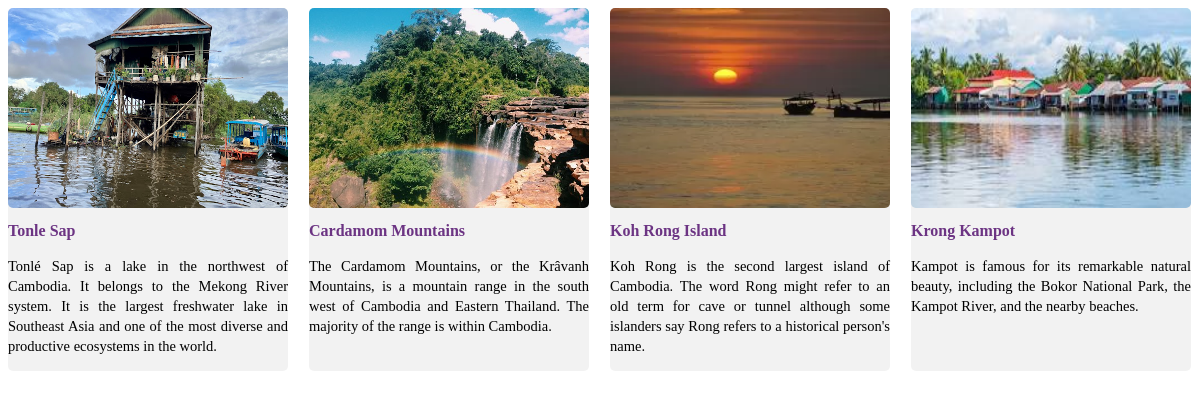
/includeFiles/PlaceToVisit.php, run on the app's committed database.
### tables this page shows
CREATE TABLE `tbldata` (
  `id` int(11) NOT NULL,
  `CateID` int(11) NOT NULL,
  `DateIn` datetime NOT NULL,
  `Description` varchar(1000) NOT NULL,
  `DesURL` varchar(1000) NOT NULL,
  `ImageUrl` varchar(1000) NOT NULL,
  `ProName` varchar(250) NOT NULL
);

### includeFiles/PlaceToVisit.php (the view, shortened to what this page needs)
<!DOCTYPE html>
<html lang="en">
<head>
</head>
<body>
  <?php
  include('dbCon.php');
  $qw = 'SELECT * FROM tbldata where CateID=1  Order By DateIn DESC limit 4';
  $rw = $dbCon->query($qw);
  if ($rw->num_rows > 0) {
    echo '<div class="place-grid">';
    while ($row = $rw->fetch_assoc()) {
      echo '<div class="place">';
      echo '<a href="' . $row["DesURL"] . '" >';
      echo '<img src="' . $row["ImageUrl"] . '"  />';
      echo '<h3 >' . $row["ProName"] . '</h3>';
      echo '<p>' . $row["Description"] . '</p>';
      echo '</a>';
      echo '</div>';
    }
    echo '</div>';
  } else {
    echo '0 results';
  }
  ?>
</body>
</html>

### includeFiles/PlaceToVisit.php (style rules this page uses)
.place-grid { display: grid; grid-template-columns: 1fr 1fr 1fr 1fr; row-gap: 30px; column-gap: 20px; }
.place { width:280px; background-color:rgba(128, 128, 128, 0.1); border-radius: 5px; }
.place a { text-decoration:none; }
.place img { width:280px; height:200px; border-radius:5px; }
.place h3 { color:#6C3483 ; font-size:16px; margin-top:10px; }
.place p { color:black; font-size:14.5px; line-height:20px; text-align:justify; }

### data on the page
tbldata: ImageUrl (picture), ProName "Tonle Sap", Description "Tonlé Sap is a lake in the northwest of Cambodia. It belongs to the Mekong River system. It is the largest freshwater lake in Southeast Asia and one of the most diverse and productive ecosystems in the world."
tbldata: ImageUrl (picture), ProName "Cardamom Mountains", Description "The Cardamom Mountains, or the Krâvanh Mountains, is a mountain range in the south west of Cambodia and Eastern Thailand. The majority of the range is within Cambodia."
tbldata: ImageUrl (picture), ProName "Koh Rong Island", Description "Koh Rong is the second largest island of Cambodia. The word Rong might refer to an old term for cave or tunnel although some islanders say Rong refers to a historical person's name."
tbldata: ImageUrl (picture), ProName "Krong Kampot", Description "Kampot is famous for its remarkable natural beauty, including the Bokor National Park, the Kampot River, and the nearby beaches."
